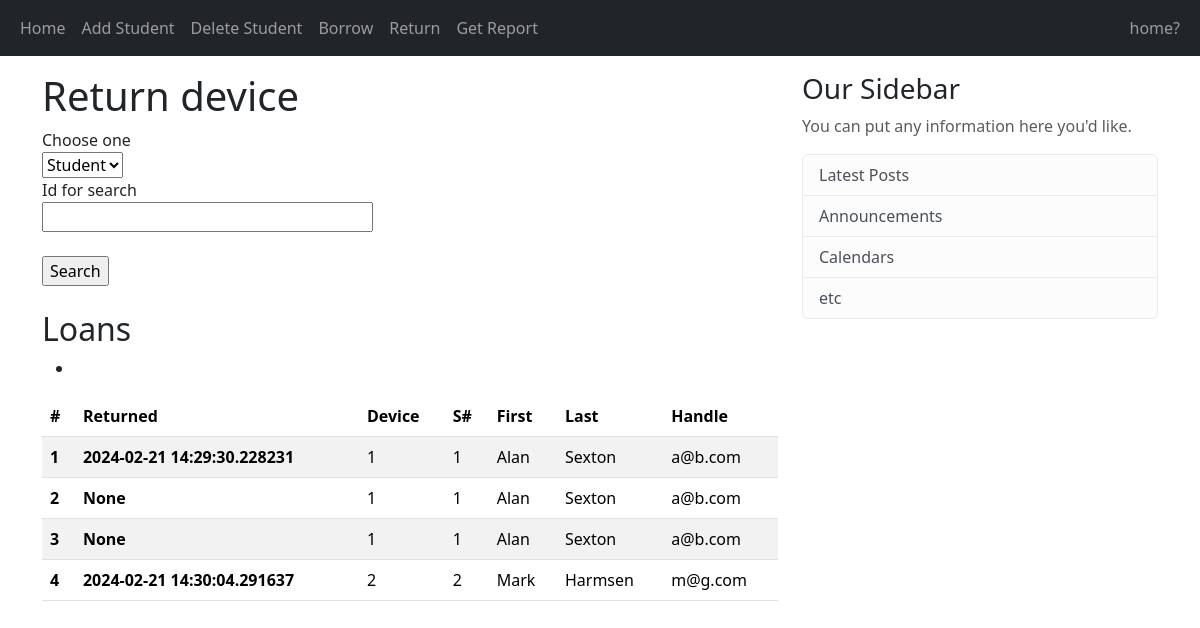
Before: /get_report with the older database file.
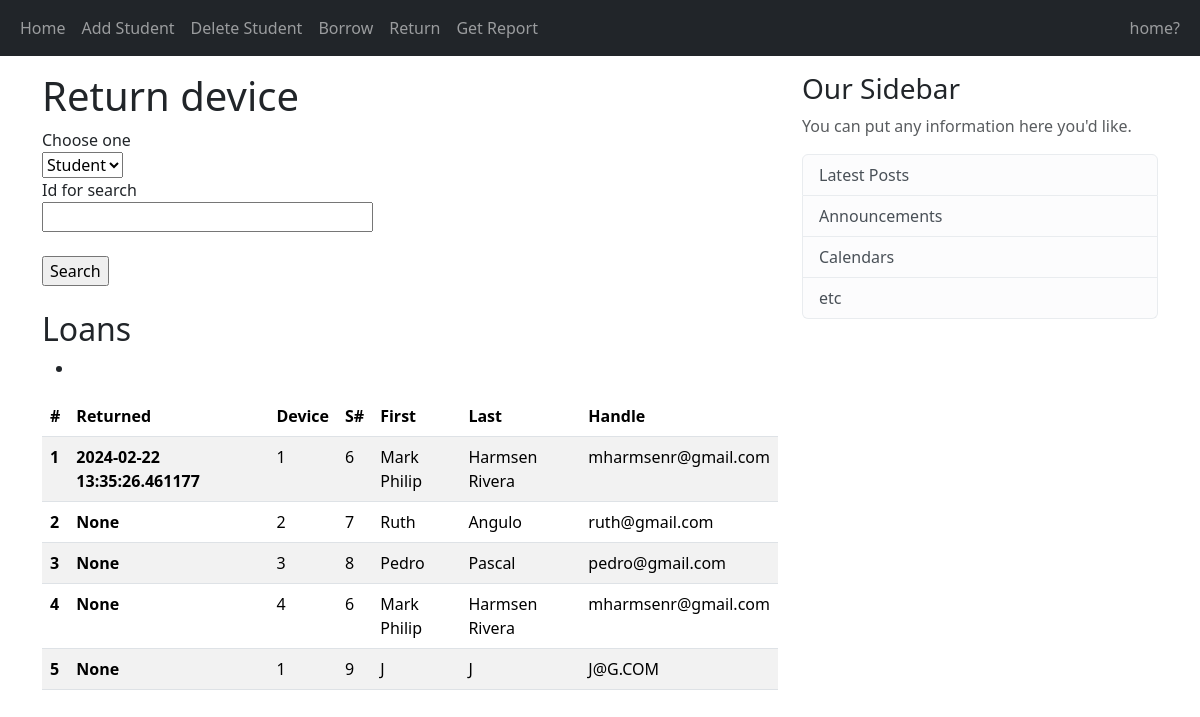
After: the same page with the newer database file.
### app/models.py (models this page shows, shortened)
class Loan(db.Model):
    __tablename__ = 'loans'
    loan_id = db.Column(db.Integer, primary_key=True)
    student_id = db.Column(db.Integer, db.ForeignKey('students.student_id'), nullable=False)
    device_id = db.Column(db.Integer, nullable=False)
    borrow_datetime = db.Column(db.DateTime, nullable=False)
    return_datetime = db.Column(db.DateTime, nullable=True)

class Student(db.Model):
    __tablename__ = 'students'
    student_id = db.Column(db.Integer, primary_key=True)
    firstname = db.Column(db.String(32))
    lastname = db.Column(db.String(32), nullable=False, index=True)
    email = db.Column(db.String(64), nullable=False, unique=True, index=True)
    loans = db.relationship('Loan', backref='student', lazy='dynamic', cascade='all, delete')
    loans = db.relationship('Loan', backref='student', lazy='dynamic')

### app/views.py (the view, shortened to what this page needs)
@app.route('/get_report', methods=['GET', 'POST'])
def get_report():
    form = GetReportForm()
    student = None
    loans = Loan.query.all()
    return render_template('get_report.html', title='Query Database', form=form, student=student, loans=loans)

### app/forms.py
class GetReportForm(FlaskForm):
    object_id = StringField('Id for search', validators=[DataRequired()])
    object_classes = [
        ('student', 'Student'),
        ('device', 'Device')
    ]
    object_class = SelectField('Choose one', choices=object_classes)
    submit = SubmitField('Search')

### app/templates/get_report.html (shortened to what this page needs)
{% extends "base.html" %}
{% block content %}
    <h1>Return device</h1>
    <form method="POST" action="" novalidate>
        <div>
            {{ form.object_class.label }}<br/>{{ form.object_class }}<br/>
        </div>
        <div>
            {{ form.object_id.label }}<br/>{{ form.object_id(size=30) }}<br/>
        </div>
        <br>
        <div>{{ form.submit() }}</div>
    </form>
    <br>
    <h2>Loans {% if student %} of {{ student.lastname }} {% endif %}</h2>
    <ul>
            <li></li>
    </ul>
    <table class="table table-striped">
        <thead>
            <tr>
                <th scope="col">#</th>
                <th scope="col">Returned</th>
                <th scope="col">Device</th>
                <th scope="col">S#</th>
                <th scope="col">First</th>
                <th scope="col">Last</th>
                <th scope="col">Handle</th>
            </tr>
        </thead>
        <tbody>
            {% for loan in loans %}
                <tr>
                    <th scope="row">{{ loan.loan_id }}</th>
                    <th>{{ loan.return_datetime }}</th>
                    <td>{{ loan.device_id }}</td>
                    <td>{{ loan.student.student_id }}</td>
                    <td>{{ loan.student.firstname }}</td>
                    <td>{{ loan.student.lastname }}</td>
                    <td>{{ loan.student.email }}</td>
                </tr>
            {% endfor %}
        </tbody>
    </table>
{% endblock content %}

Changed rows visible on the page:
changed Loan id 1: return_datetime "2024-02-21 14:29:30.228231" → "2024-02-22 13:35:26.461177"; student.student_id "1" → "6"; student.firstname "Alan" → "Mark Philip"; student.lastname "Sexton" → "Harmsen Rivera"; student.email "a@b.com" → "mharmsenr@gmail.com"
changed Loan id 2: device_id "1" → "2"; student.student_id "1" → "7"; student.firstname "Alan" → "Ruth"; student.lastname "Sexton" → "Angulo"; student.email "a@b.com" → "ruth@gmail.com"
changed Loan id 3: device_id "1" → "3"; student.student_id "1" → "8"; student.firstname "Alan" → "Pedro"; student.lastname "Sexton" → "Pascal"; student.email "a@b.com" → "pedro@gmail.com"
changed Loan id 4: return_datetime "2024-02-21 14:30:04.291637" → "None"; device_id "2" → "4"; student.student_id "2" → "6"; student.firstname "Mark" → "Mark Philip"; student.lastname "Harmsen" → "Harmsen Rivera"; student.email "m@g.com" → "mharmsenr@gmail.com"
added Loan: loan_id "5", return_datetime "None", device_id "1", student.student_id "9", student.firstname "J", student.lastname "J", student.email "J@G.COM"
